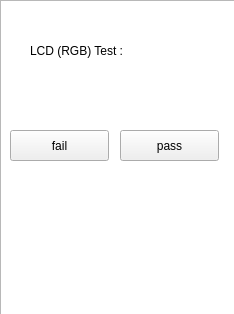
<?xml version="1.0" encoding="UTF-8"?>
<ui version="4.0">
 <class>lcd</class>
 <widget class="QWidget" name="lcd">
  <property name="geometry">
   <rect>
    <x>0</x>
    <y>0</y>
    <width>234</width>
    <height>314</height>
   </rect>
  </property>
  <property name="minimumSize">
   <size>
    <width>234</width>
    <height>314</height>
   </size>
  </property>
  <property name="maximumSize">
   <size>
    <width>234</width>
    <height>314</height>
   </size>
  </property>
  <property name="windowTitle">
   <string>Form</string>
  </property>
  <property name="styleSheet">
   <string notr="true"/>
  </property>
  <widget class="QPushButton" name="fail">
   <property name="geometry">
    <rect>
     <x>10</x>
     <y>130</y>
     <width>99</width>
     <height>31</height>
    </rect>
   </property>
   <property name="text">
    <string>fail</string>
   </property>
  </widget>
  <widget class="QLabel" name="label">
   <property name="geometry">
    <rect>
     <x>30</x>
     <y>30</y>
     <width>121</width>
     <height>41</height>
    </rect>
   </property>
   <property name="text">
    <string>LCD (RGB) Test :</string>
   </property>
  </widget>
  <widget class="QPushButton" name="pass">
   <property name="geometry">
    <rect>
     <x>120</x>
     <y>130</y>
     <width>99</width>
     <height>31</height>
    </rect>
   </property>
   <property name="text">
    <string>pass</string>
   </property>
  </widget>
  <widget class="QLabel" name="label_2">
   <property name="geometry">
    <rect>
     <x>0</x>
     <y>0</y>
     <width>300</width>
     <height>400</height>
    </rect>
   </property>
   <property name="focusPolicy">
    <enum>Qt::ClickFocus</enum>
   </property>
   <property name="styleSheet">
    <string notr="true">background-color: rgb(255, 255, 255);</string>
   </property>
   <property name="text">
    <string/>
   </property>
  </widget>
  <widget class="QFrame" name="frame">
   <property name="geometry">
    <rect>
     <x>0</x>
     <y>0</y>
     <width>240</width>
     <height>320</height>
    </rect>
   </property>
   <property name="frameShape">
    <enum>QFrame::StyledPanel</enum>
   </property>
   <property name="frameShadow">
    <enum>QFrame::Raised</enum>
   </property>
  </widget>
  <zorder>label_2</zorder>
  <zorder>fail</zorder>
  <zorder>label</zorder>
  <zorder>pass</zorder>
  <zorder>frame</zorder>
 </widget>
 <resources/>
 <connections/>
</ui>
